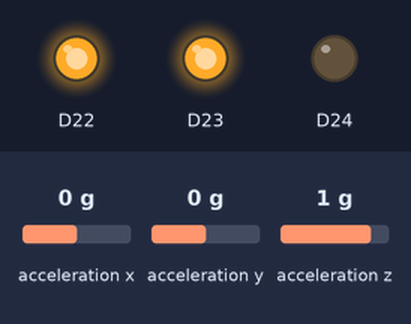
Bench run of a sketch on a simulated Arduino Nano 33 BLE. Parts: output pins drawn as LEDs (lit = HIGH). The test bench sets the inputs (shaded band); at power-on: acceleration x 0 g, acceleration y 0 g, acceleration z 1 g.

Above: at 1.2 s.
1.3 s: acceleration x set to -0.6 g
2.8 s: acceleration x set to -0.9 g
At 3.3 s:
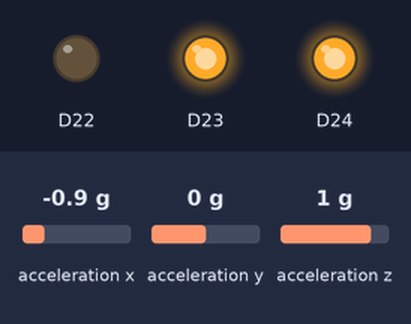
4.3 s: acceleration x set to 0.8 g
At 5.2 s:
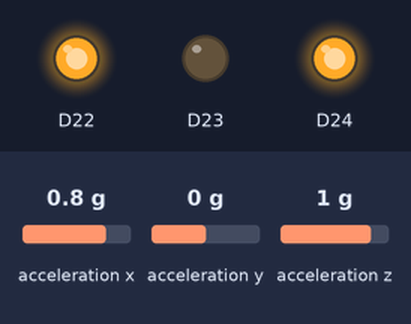
5.8 s: acceleration x set to 0.6 g
At 7.0 s:
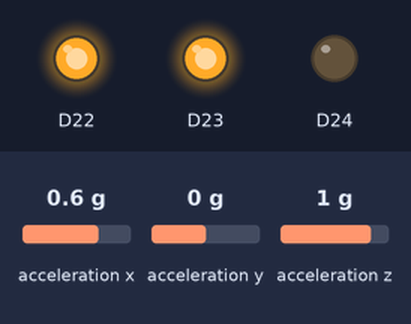
7.3 s: acceleration x set to -1.4 g
At 7.8 s:
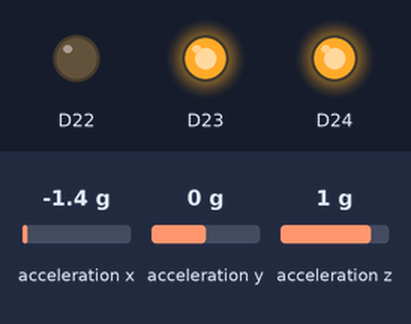
Timing chart, 0 to 9.8 s (numbered marks = the images above; inputs shaded):
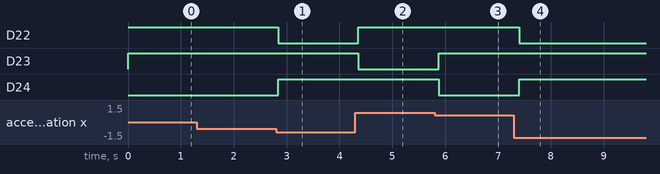

The sketch:

Experiment-08-Tilt-Controlled-RGB-LED.ino
```cpp
#include <Arduino_LSM9DS1.h>

void setup() {
  Serial.begin(9600);

  pinMode(LEDR, OUTPUT);
  pinMode(LEDG, OUTPUT);
  pinMode(LEDB, OUTPUT);

  // Turn all LEDs OFF
  digitalWrite(LEDR, HIGH);
  digitalWrite(LEDG, HIGH);
  digitalWrite(LEDB, HIGH);

  if (!IMU.begin()) {
    Serial.println("IMU initialization failed!");
    while (1);
  }
}

void loop() {

  float x, y, z;

  if (IMU.accelerationAvailable()) {

    IMU.readAcceleration(x, y, z);

    if (x > 0.7) {
      // GREEN
      digitalWrite(LEDR, HIGH);
      digitalWrite(LEDG, LOW);
      digitalWrite(LEDB, HIGH);
    }
    else if (x < -0.7) {
      // RED
      digitalWrite(LEDR, LOW);
      digitalWrite(LEDG, HIGH);
      digitalWrite(LEDB, HIGH);
    }
    else {
      // BLUE
      digitalWrite(LEDR, HIGH);
      digitalWrite(LEDG, HIGH);
      digitalWrite(LEDB, LOW);
    }

    delay(100);
  }
}
```

Measured:
- the behaviour switches between -0.7 and -0.8 g on acceleration x (found by bisection; images 0 and 1)
- the behaviour switches between 0.8 and 0.7 g on acceleration x (found by bisection; images 2 and 3)
- after the input at 1.3 s, every drawn part: stays the same
- after the input at 2.8 s, D22: HIGH → LOW at once; D24: LOW → HIGH at once
- after the input at 4.3 s, D22: LOW → HIGH after 0.06 s; D23: HIGH → LOW after 0.06 s
- after the input at 5.8 s, D23: LOW → HIGH after 0.08 s; D24: HIGH → LOW after 0.08 s
- after the input at 7.3 s, D22: HIGH → LOW after 0.10 s; D24: LOW → HIGH after 0.10 s
